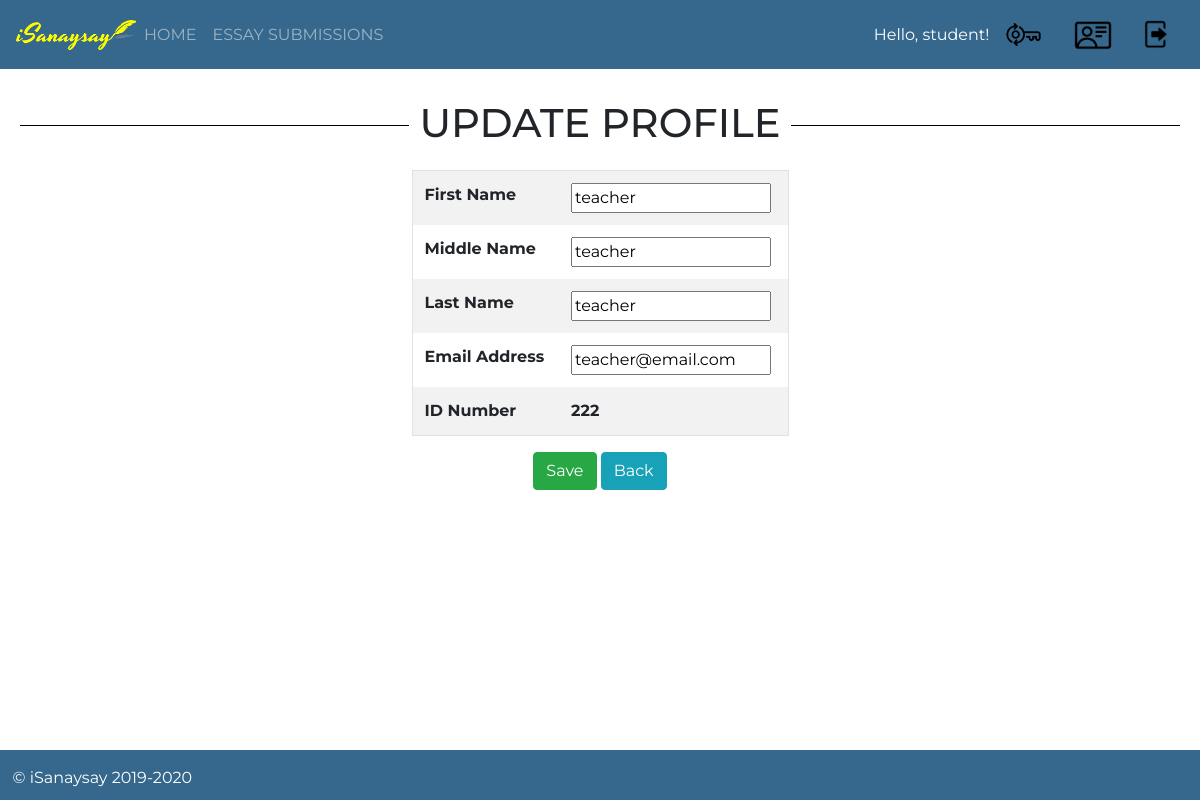
Screenshot of /isanaysay/update_profile/2 (signed in) with the database file from the repository.
### users/models.py (models this page shows)
class CustomUser(AbstractUser):
    pass
    isStudent_Choices = (
        ('S', 'Student'),
        ('T', 'Teacher'),
    )
    first_name = models.CharField(verbose_name="First Name", max_length=100, default="")
    middle_name = models.CharField(verbose_name="Middle Name", max_length=100, default="")
    last_name = models.CharField(verbose_name="Last Name", max_length=100, default="")
    email_address = models.CharField(verbose_name="Email Address", max_length=100, default="some@email.com")
    id_number = models.CharField(verbose_name="ID Number", max_length=50, default="")
    isStudent = models.CharField(max_length=1,choices=isStudent_Choices, default='S', verbose_name="Student or Teacher")
    def __str__(self):
        return self.first_name + " " + self.middle_name + " " + self.last_name

### users/views.py (the view)
# urls.py: url(r'^update_profile/(?P<user_id>\d+)$', update_profile, name='update-profile'),
def update_profile(request, user_id):
    if request.user.is_authenticated:
        template = "update_profile.html"
        user = CustomUser.objects.get(id=int(user_id))
        print(user)
        if request.method == "POST":
            form = CustomUserChangeForm(request.POST, instance=user)
            print(form.is_valid())
            if form.is_valid():
                form.save()
                messages.success(request, 'The profile has been updated successfully!')
                context = {
                    'update_profile_form': CustomUserChangeForm(instance=user),
                }
        else:
            context = {
                'update_profile_form': CustomUserChangeForm(instance=user),
            }
        return render(request, template, context)
    else:
        return HttpResponseRedirect(reverse_lazy('index'))

### users/forms.py
class CustomUserChangeForm(UserChangeForm):
	class Meta:
		model = CustomUser
		fields = ('email', 'first_name', 'middle_name', 'last_name', 'id_number')
	def __init__(self, *args, **kwargs):
		super(CustomUserChangeForm, self).__init__(*args, **kwargs)
		self.fields['id_number'].widget = forms.HiddenInput()

### templates/update_profile.html (shortened to what this page needs)
{% extends 'base.html' %}
{% block content %}
	<div id="parent"><div id="child"><br/><br/><br/>
		<h1><span>UPDATE PROFILE</span></h1><br/>
		<form role="form" action="" method="POST">
			<table class="table table-bordered table-striped" style="max-width: 377px; margin-left: auto; margin-right: auto;">
				<tbody>
					<tr>
						<th style="text-align:left;">First Name</th>
						<th style="text-align:left;">{{ update_profile_form.first_name }}</th>
					</tr>
					<tr>
						<th style="text-align:left;">Middle Name</th>
						<th style="text-align:left;">{{ update_profile_form.middle_name }}</th>
					</tr>
					<tr>
						<th style="text-align:left;">Last Name</th>
						<th style="text-align:left;">{{ update_profile_form.last_name }}</th>
					</tr>
					<tr>
						<th style="text-align:left;">Email Address</th>
						<th style="text-align:left;">{{ update_profile_form.email }}</th>
					</tr>
					<tr>
						<th style="text-align:left;">ID Number</th>
						<th style="text-align:left;">{{ user.id_number }}</th>
					</tr>
				</tbody>
			</table>
			<button type="submit" class="btn btn-success">Save</button>
			<a href="{% url 'home' %}" class="btn btn-info">Back</a>
		</form>
	</div></div>
{% endblock %}

### templates/base.html (shortened to what this page needs)
{% load static %}
<!DOCTYPE html>
<html>
<head>
    <link rel="stylesheet" href="https://stackpath.bootstrapcdn.com/bootstrap/4.3.1/css/bootstrap.min.css">
      {% if user.is_authenticated %}
  <nav class="sticky navbar navbar-expand-lg navbar-light" style="background-color:#36688D;border-color: black;">
  <img style="height:30px;width:120px;margin:auto;" src="{% static 'logo3.png' %}" alt="">
  <div class="collapse navbar-collapse" id="navbarNavDropdown">
    <ul class="navbar-nav">
      <li class="nav-item" id="home">
        <a class="nav-link" href="{% url 'home' %}">HOME</a>
      </li>
	{% if user.isStudent == "S" %}
      <li class="nav-item" id="navs1">
        <a class="nav-link" href="{% url 'view-essay-submissions' %}">ESSAY SUBMISSIONS</a>
      </li>
      {% endif %}
    </ul>
  </div>
  <span style="color:white;">Hello, {{user.first_name}}!</span>
        <a class="nav-link" href="{% url 'password-change' %}"><img style="height:37px;" src="{% static 'change_password.png' %}" alt="Change Password"></a>
        <a class="nav-link" href="{% url 'update-profile' user.id %}"><img style="height:30px;" src="{% static 'profile.png' %}" alt="Update Profile"></a>
        <a class="nav-link" href="{% url 'logout' %}"><img style="height:30px;" src="{% static 'logout.png' %}" alt="Logout"></a>
</nav>
{% else %}
 <nav class="sticky navbar navbar-expand-lg navbar-light" style="background-color:#36688D;border-color: black;"><img style="height:30px;width:120px;margin:auto;" src="{% static 'logo3.png' %}" alt=""></nav>
      {% endif %}
</head>
<body style="padding-top:39px; padding-bottom:50px;">
  <main >
    {% block content %}
    {% endblock %}
  </main>
</body>
  <footer >
    <div style="
    height: 50px;
    margin-top: 100px;
    padding-top: 16px;
    background-color: #36688D;
    color: white;
    position: fixed;
    right: 0;
    bottom: 0;
    left: 0;
">
  <p style="margin-bottom:0px;">&nbsp;&nbsp;&nbsp;© iSanaysay 2019-2020</p>
    </div>
</footer>
</html>

### templates/base.html (style rules this page uses)
h1 { width: 100%; text-align: center; border-bottom: 1px solid #000; line-height: 0.1em; margin: 10px 0 20px; }
h1 span { background:#fff; padding:0 10px; }
body { font-family: 'Montserrat'; }
.sticky { position: fixed; top: 0; width: 100%; z-index: 300; }
.table-bordered td, .table-bordered th { border:0; }
.navbar-light .navbar-nav .nav-link { color: rgba(255,255,255,.5); }
#parent { display: table; width: 100%; }
#child { display: table-cell; text-align: center; vertical-align: middle; padding-left:20px; padding-right:20px; }

### rows the page displays
CustomUser: first_name "student", id_number "222"
CustomUser: first_name "teacher", middle_name "teacher", last_name "teacher", email "teacher@email.com"
